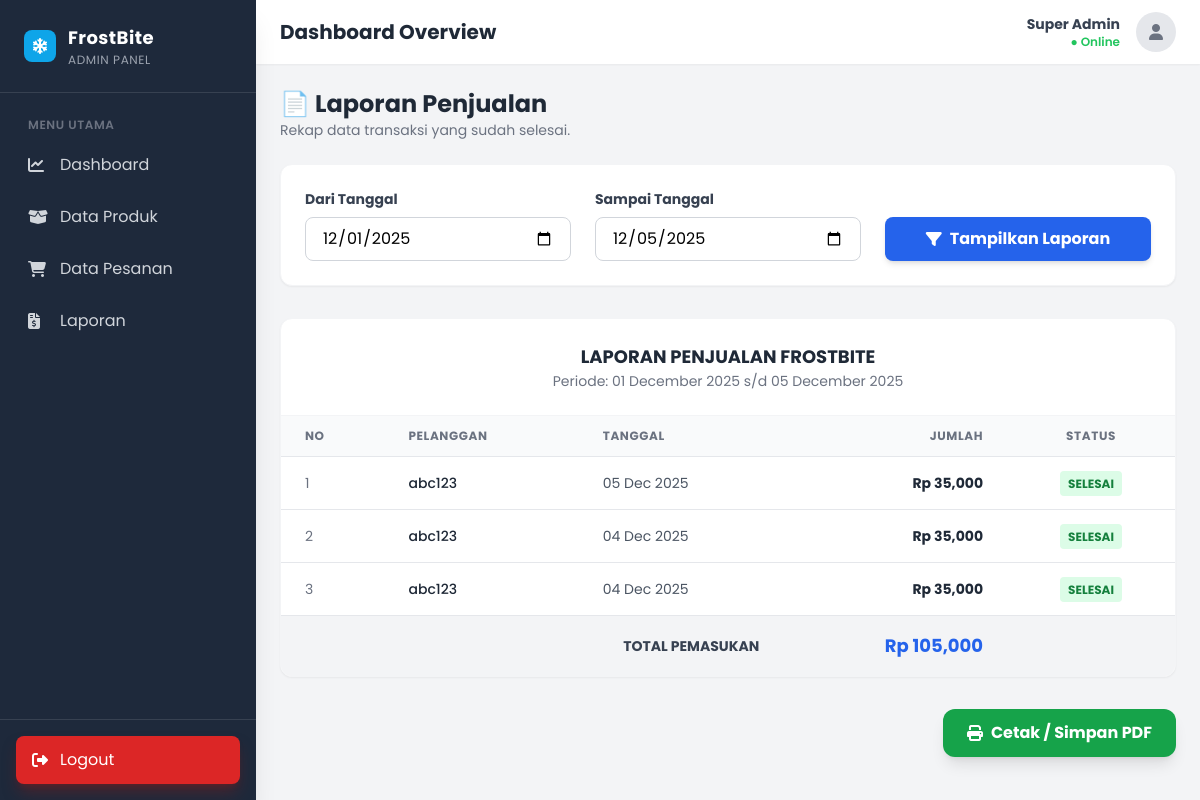
Page /admin/laporan.php (signed in) on the committed database.
### tables this page shows
CREATE TABLE `orders` (
  `id_order` int NOT NULL,
  `id_user` int DEFAULT NULL,
  `tanggal_order` datetime DEFAULT CURRENT_TIMESTAMP,
  `total_bayar` decimal(10,2) DEFAULT NULL,
  `metode_pembayaran` enum('tunai','qris') DEFAULT NULL,
  `bukti_bayar` varchar(255) DEFAULT NULL,
  `status_order` enum('pending','proses','selesai','batal') DEFAULT 'pending'
);

CREATE TABLE `users` (
  `id_user` int NOT NULL,
  `nama_lengkap` varchar(100) DEFAULT NULL,
  `email` varchar(100) DEFAULT NULL,
  `password` varchar(255) DEFAULT NULL,
  `no_hp` varchar(20) DEFAULT NULL,
  `alamat` text,
  `role` enum('admin','pembeli') DEFAULT 'pembeli',
  `created_at` timestamp NULL DEFAULT CURRENT_TIMESTAMP
);

### admin/laporan.php (the view, shortened to what this page needs)
<?php
include '../config/koneksi.php';
include 'header.php';
$semua_data = [];
$tgl_mulai = date('Y-m-01');
$tgl_selesai = date('Y-m-d');
$ambil = $conn->query("SELECT * FROM orders JOIN users ON orders.id_user=users.id_user
    WHERE status_order='selesai' AND date(tanggal_order) BETWEEN '$tgl_mulai' AND '$tgl_selesai' ORDER BY id_order DESC");
while ($pecah = $ambil->fetch_assoc()) {
    $semua_data[] = $pecah;
}
?>
<div class="flex flex-col md:flex-row justify-between items-center mb-6 gap-4">
    <div>
        <h1 class="text-2xl font-bold text-gray-800">📄 Laporan Penjualan</h1>
        <p class="text-gray-500 text-sm">Rekap data transaksi yang sudah selesai.</p>
    </div>
</div>
<div class="bg-white p-6 rounded-xl shadow-sm border border-gray-100 mb-8">
    <form method="POST" class="grid grid-cols-1 md:grid-cols-3 gap-6 items-end">
        <div>
            <label class="block text-sm font-bold text-gray-700 mb-2">Dari Tanggal</label>
            <input type="date" name="tgl_mulai" class="w-full px-4 py-2 rounded-lg border border-gray-300 focus:ring-2 focus:ring-blue-100 focus:border-blue-500 outline-none transition" value="<?php echo $tgl_mulai ?>">
        </div>
        <div>
            <label class="block text-sm font-bold text-gray-700 mb-2">Sampai Tanggal</label>
            <input type="date" name="tgl_selesai" class="w-full px-4 py-2 rounded-lg border border-gray-300 focus:ring-2 focus:ring-blue-100 focus:border-blue-500 outline-none transition" value="<?php echo $tgl_selesai ?>">
        </div>
        <div>
            <button name="kirim" class="w-full bg-blue-600 hover:bg-blue-700 text-white font-bold py-2.5 px-4 rounded-lg transition shadow-md flex justify-center items-center gap-2">
                <i class="fa-solid fa-filter"></i> Tampilkan Laporan
            </button>
        </div>
    </form>
</div>
<div class="bg-white rounded-xl shadow-sm border border-gray-100 overflow-hidden">
    <div class="p-6 border-b border-gray-100 text-center">
        <h3 class="text-lg font-bold text-gray-800 uppercase">Laporan Penjualan FrostBite</h3>
        <p class="text-sm text-gray-500">Periode: <?php echo date("d F Y", strtotime($tgl_mulai)); ?> s/d <?php echo date("d F Y", strtotime($tgl_selesai)); ?></p>
    </div>
    <div class="overflow-x-auto">
        <table class="min-w-full divide-y divide-gray-200">
            <thead class="bg-gray-50">
                <tr>
                    <th class="px-6 py-3 text-left text-xs font-bold text-gray-500 uppercase tracking-wider">No</th>
                    <th class="px-6 py-3 text-left text-xs font-bold text-gray-500 uppercase tracking-wider">Pelanggan</th>
                    <th class="px-6 py-3 text-left text-xs font-bold text-gray-500 uppercase tracking-wider">Tanggal</th>
                    <th class="px-6 py-3 text-right text-xs font-bold text-gray-500 uppercase tracking-wider">Jumlah</th>
                    <th class="px-6 py-3 text-center text-xs font-bold text-gray-500 uppercase tracking-wider">Status</th>
                </tr>
            </thead>
            <tbody class="bg-white divide-y divide-gray-200 text-sm">
                <?php
                $total = 0;
                $no = 1;
                foreach ($semua_data as $key => $value):
                    $total += $value['total_bayar'];
                ?>
                <tr class="hover:bg-gray-50">
                    <td class="px-6 py-4 whitespace-nowrap text-gray-500"><?php echo $no++; ?></td>
                    <td class="px-6 py-4 whitespace-nowrap font-medium text-gray-800"><?php echo $value['nama_lengkap']; ?></td>
                    <td class="px-6 py-4 whitespace-nowrap text-gray-600">
                        <?php echo date("d M Y", strtotime($value['tanggal_order'])); ?>
                    </td>
                    <td class="px-6 py-4 whitespace-nowrap text-right font-bold text-gray-800">
                        Rp <?php echo number_format($value['total_bayar']); ?>
                    </td>
                    <td class="px-6 py-4 whitespace-nowrap text-center">
                        <span class="bg-green-100 text-green-700 px-2 py-1 rounded text-xs font-bold uppercase">
                            <?php echo $value['status_order']; ?>
                        </span>
                    </td>
                </tr>
                <?php endforeach ?>
            </tbody>
            <tfoot class="bg-gray-100">
                <tr>
                    <td colspan="3" class="px-6 py-4 text-right font-bold text-gray-700 uppercase text-sm">Total Pemasukan</td>
                    <td class="px-6 py-4 text-right font-bold text-blue-600 text-lg">Rp <?php echo number_format($total); ?></td>
                    <td></td>
                </tr>
            </tfoot>
        </table>
    </div>
</div>
<?php if (!empty($semua_data)): ?>
    <div class="mt-8 flex justify-end">
        <button onclick="window.print()" class="bg-green-600 hover:bg-green-700 text-white font-bold py-3 px-6 rounded-xl shadow-lg hover:shadow-green-200 transition transform hover:-translate-y-1 flex items-center gap-2">
            <i class="fa-solid fa-print"></i> Cetak / Simpan PDF
        </button>
    </div>
<?php endif; ?>
    </main>
</div>
</body>
</html>

### admin/header.php (style rules this page uses)
body { font-family: 'Poppins', sans-serif; background-color: #f3f4f6; }

### rows in the picture
orders: id_user.nama_lengkap "abc123", tanggal_order "05 Dec 2025", total_bayar "35,000", status_order "SELESAI"
orders: id_user.nama_lengkap "abc123", tanggal_order "04 Dec 2025", total_bayar "35,000", status_order "SELESAI"
orders: id_user.nama_lengkap "abc123", tanggal_order "04 Dec 2025", total_bayar "35,000", status_order "SELESAI"

### other values in the picture
$_SESSION['nama'] "Super Admin"
date("d F Y", strtotime($tgl_mulai)) "01 December 2025"
date("d F Y", strtotime($tgl_selesai)) "05 December 2025"
$total "105,000"
